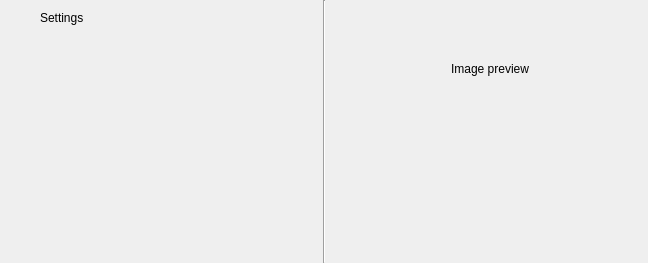
<?xml version="1.0" encoding="UTF-8"?>
<ui version="4.0">
 <class>Form</class>
 <widget class="QWidget" name="Form">
  <property name="geometry">
   <rect>
    <x>0</x>
    <y>0</y>
    <width>648</width>
    <height>263</height>
   </rect>
  </property>
  <property name="windowTitle">
   <string>Form</string>
  </property>
  <layout class="QHBoxLayout" name="horizontalLayout">
   <property name="leftMargin">
    <number>0</number>
   </property>
   <property name="topMargin">
    <number>0</number>
   </property>
   <property name="rightMargin">
    <number>0</number>
   </property>
   <property name="bottomMargin">
    <number>0</number>
   </property>
   <item>
    <widget class="QWidget" name="widget" native="true">
     <widget class="QLabel" name="label">
      <property name="geometry">
       <rect>
        <x>40</x>
        <y>10</y>
        <width>231</width>
        <height>16</height>
       </rect>
      </property>
      <property name="text">
       <string>Settings</string>
      </property>
     </widget>
    </widget>
   </item>
   <item>
    <widget class="Line" name="line">
     <property name="orientation">
      <enum>Qt::Vertical</enum>
     </property>
    </widget>
   </item>
   <item>
    <widget class="QWidget" name="widget_2" native="true">
     <layout class="QVBoxLayout" name="verticalLayout">
      <item>
       <widget class="QLabel" name="label_2">
        <property name="text">
         <string>Image preview</string>
        </property>
        <property name="alignment">
         <set>Qt::AlignCenter</set>
        </property>
       </widget>
      </item>
      <item>
       <widget class="QLabel" name="label_3">
        <property name="text">
         <string/>
        </property>
        <property name="pixmap">
         <pixmap>test_image/image2.jpg</pixmap>
        </property>
        <property name="scaledContents">
         <bool>false</bool>
        </property>
        <property name="alignment">
         <set>Qt::AlignCenter</set>
        </property>
       </widget>
      </item>
     </layout>
    </widget>
   </item>
  </layout>
 </widget>
 <resources/>
 <connections/>
</ui>
